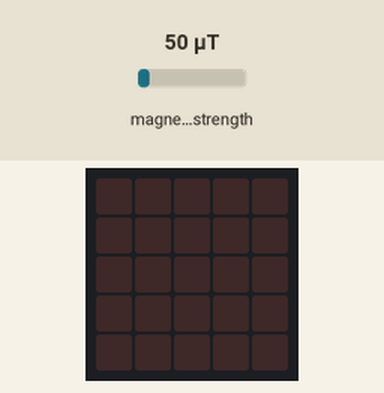
Recording of a program running on a simulated BBC micro:bit running MicroPython. Parts: the board's 5×5 LED display. The inputs (shaded band) are chosen by the test bench; at power-on: magnetic field strength 50 µT. The compass is already calibrated.

Above: at 1.3 s.
1.4 s: magnetic field strength set to 125 µT
At 2.7 s:
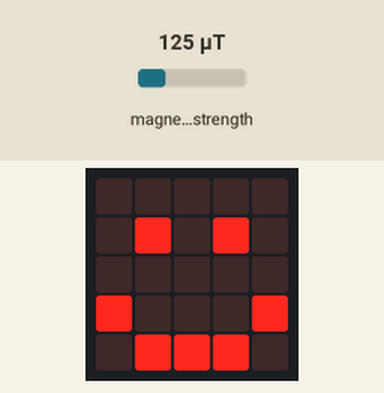
5.9 s: magnetic field strength set to 250 µT
Timing chart, 0 to 8.9 s (numbered marks = the images above; inputs shaded):
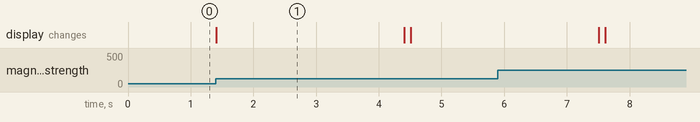

Measured:
- after the input at 1.4 s, the display: changes at once (image 1)
- what the display in image 1 shows lasts 3.0 s, from 1.4 s to 4.4 s

The program:

magnet.py
```python
from microbit import *
hodnota = 50000
compass.calibrate()
pocatek = compass.get_field_strength()
while True:
    sleep(100)
    sila = compass.get_field_strength()
    if abs(sila - pocatek) > hodnota:
        display.show(Image.HAPPY)
        sleep(3000)
        display.clear()
```
